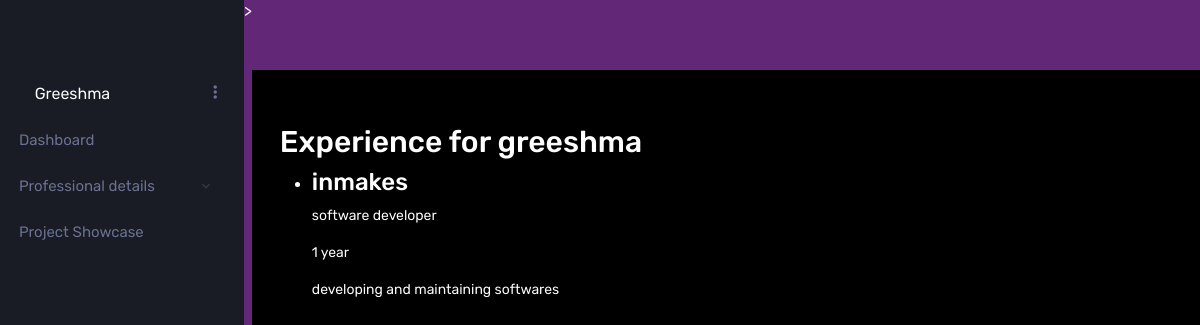
The page /viewexperience/ (signed in) on the database its author committed.
### userapp/models.py (models this page shows, shortened)
class Experience(models.Model):
    user_profile = models.ForeignKey(UserProfile, on_delete=models.CASCADE)
    companyname = models.CharField(max_length=255)
    jobrole = models.CharField(max_length=200)
    duration = models.CharField(max_length=100)
    responsibility = models.TextField()

### userapp/views.py (the view)
# urls.py: path('viewexperience/', views.view_experience, name='viewexperience'),
def view_experience(request):
    user_profile = request.user.userprofile
    experiences = Experience.objects.filter(user_profile=user_profile)
    return render(request, 'users/viewexperience.html', {'experiences': experiences})

### templates/users/viewexperience.html
{% extends 'users/index.html' %}
{% load static %}
{% block content %}
<h2>Experience for {{ user.username }}</h2>
{% if experiences %}
    <ul>
        {% for experience in experiences %}
            <li>
                <h3>{{ experience.companyname }}</h3>
                <p>{{ experience.jobrole }}</p>
                <p>{{ experience.duration }}</p>
                <p>{{ experience.responsibility }}</p>
            </li>
        {% endfor %}
    </ul>
{% else %}
    <p>No experience found for {{ user.username }}.</p>
{% endif %}
{% endblock %}

### templates/partials/sidebar.html (shortened to what this page needs)
{% load static %}
<nav class="sidebar sidebar-offcanvas" id="sidebar">
    <div class="sidebar-brand-wrapper d-none d-lg-flex align-items-center justify-content-center fixed-top">
    </div>
    <ul class="nav">
        <li class="nav-item profile">
            <div class="profile-desc">
                    <div class="profile-name">
                        <h5 class="mb-0 font-weight-normal">{{ user.username | capfirst }}</h5>
                    </div>
                <a data-toggle="dropdown" href="#" id="profile-dropdown"><i class="mdi mdi-dots-vertical"></i></a>
            </div>
        </li>
        <li class="nav-item menu-items">
            <a class="nav-link" href="{% url 'profile' %}">
                <span class="menu-title">Dashboard</span>
            </a>
        </li>
        <li class="nav-item menu-items">
            <a aria-controls="ui-basic" aria-expanded="false" class="nav-link" data-toggle="collapse" href="#ui-basic">
                <span class="menu-title">Professional details</span>
                <i class="menu-arrow"></i>
            </a>
        </li>
         <li class="nav-item menu-items">
            <a class="nav-link" href="{% url 'viewproject' %}">
                <span class="menu-title">Project Showcase</span>
            </a>
        </li>
    </ul>
</nav>

### rows shown on the page
Experience: companyname "inmakes", jobrole "software developer", duration "1 year", responsibility "developing and maintaining softwares"

### other values the page prints
{{ user.username | capfirst }} "Greeshma"
{{ user.username }} "greeshma"
